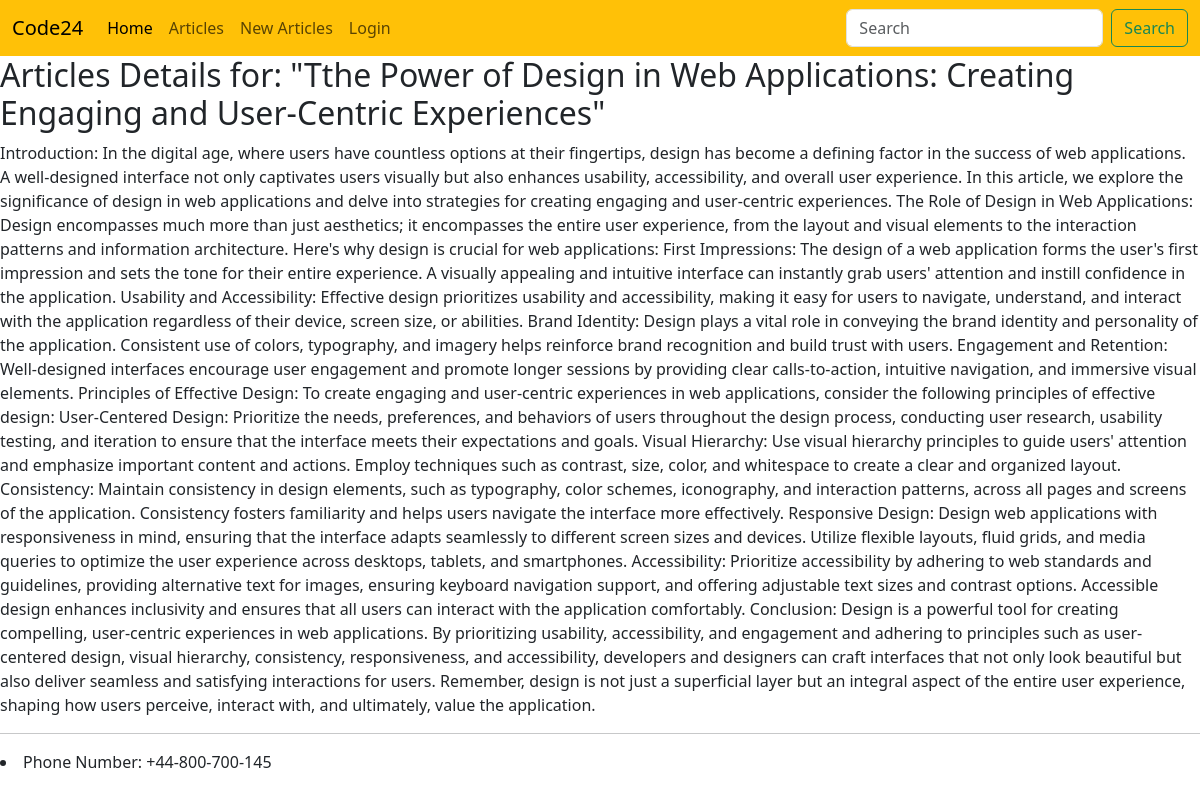
Screenshot of /articles/the-power-of-design-in-web-applications-creating-engaging-and-user-centric-experiences/ with the database file from the repository.
### article/models.py (models this page shows, shortened)
class ArticleModel(models.Model):
    STATUS_OF_ARTICLE = (
        ("checking" , "Checking"),
        ("rejected" , "Rejected"),
        ("published" , "Published"),
    )
    Title = models.CharField(max_length=150)
    Body  = models.TextField(max_length=10000)
    Author= models.ForeignKey("auth.user", on_delete=models.CASCADE)
    Created = models.DateTimeField(auto_now_add=True)
    Edited = models.DateTimeField(auto_now=True)
    Status = models.CharField(max_length=15, choices=STATUS_OF_ARTICLE, default="checking")
    slug   = models.SlugField(unique=True, null=True)
    class Meta:
        ordering = ("-Created",)

### article/views.py (the view)
# urls.py: path('<slug:slug>/', ArticleDetailView.as_view(), name = "ArticleDetailView_url"),
class ArticleDetailView(DetailView):
    model = ArticleModel
    template_name = "article/ArticleDetailView.html"
    context_object_name  = "articles"

### template/article/ArticleDetailView.html (shortened to what this page needs)
{% extends "base.html" %}
{% block title %}<h2>Articles Details for: "{{articles.Title}}"</h2>{% endblock title %}
{% block content %}
{{articles.Body}}
{% endblock content %}

### rows the page displays
ArticleModel: Title "Tthe Power of Design in Web Applications: Creating Engaging and User-Centric Experiences", Body "Introduction: In the digital age, where users have countless options at their fingertips, design has become a defining factor in the success of web applications. A well-designed interface not only captivates users visually but also enhances usability, accessibility, and overall user experience. In this article, we explore the significance of design in web applications and delve into strategies for creating engaging and user-centric experiences. The Role of Design in Web Applications: Design encompasses much more than just aesthetics; it encompasses the entire user experience, from the layout and visual elements to the interaction patterns and information architecture. Here's why design is…"

### other values shown
{{ Site_Name }} "Code24"
{{ Phone_Number }} "+44-800-700-145"
